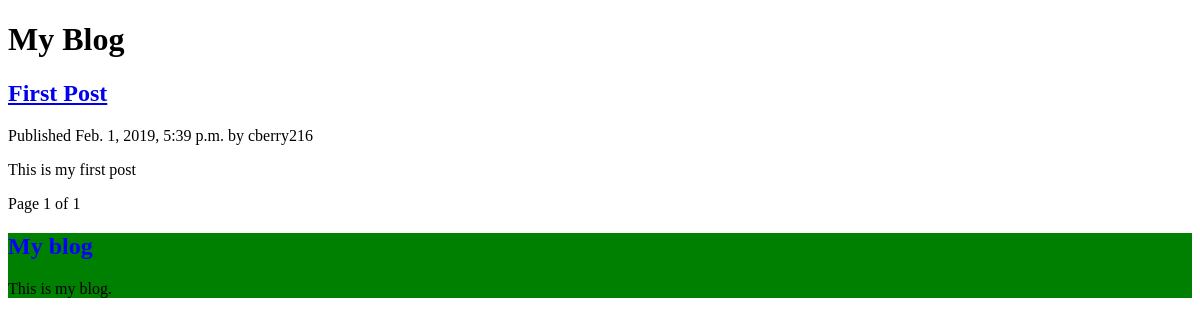
/blog/, run on an earlier commit of the app's database.
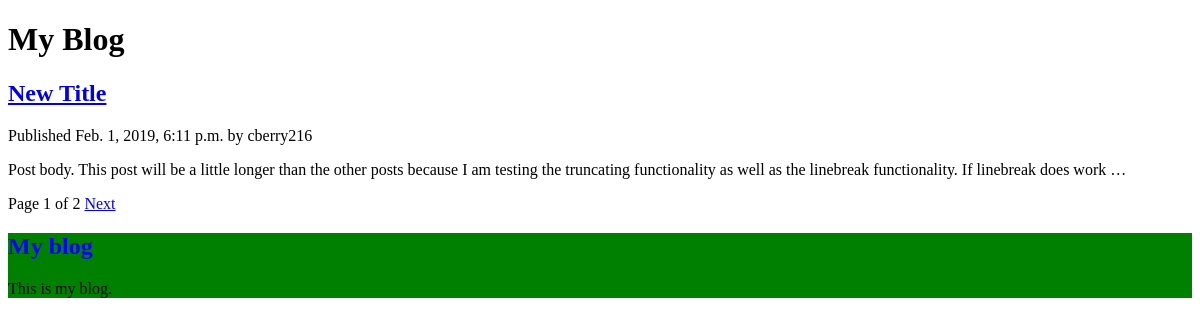
And on a later commit of the database.
### blog/models.py (models this page shows, shortened)
class Post(models.Model):
    STATUS_CHOICES = (
        ('draft', 'Draft'),
        ('published', 'Published'),
    )
    objects = models.Manager()                             # Default manager
    published = PublishedManager()                        # Custom manager for the Post model
    title = models.CharField(max_length=250)              # === VARCHAR()
    slug = models.SlugField(max_length=250,
                            unique_for_date='publish')    # Can't have same slug AND publish value
    author = models.ForeignKey(User,                      # Defines a many-to-one relationship
                               on_delete=models.CASCADE,  # If the user is deleted, all blog posts are deleted
                               related_name='blog_posts')  # Allows a backwards relationship (less code to write)
    body = models.TextField()
    publish = models.DateTimeField(default=timezone.now)  # Default value when created
    created = models.DateTimeField(auto_now_add=True)     # Sets the value to 'now' when object is CREATED
    updated = models.DateTimeField(auto_now=True)         # Sets the value to 'now' when object is UPDATED
    status = models.CharField(max_length=10,
                              choices=STATUS_CHOICES,
                              default='draft')
    class Meta:                                           # Metadata about the class
        ordering = ('-publish',)                          # How to order the results (by results in descending order)
    def get_absolute_url(self):
        return reverse("blog:post_detail",                # Allows constructing URLs by their name and optional parameters
                       args=[
                           self.publish.year,
                           self.publish.month,
                           self.publish.day,
                           self.slug
                       ])

### blog/views.py (the view)
# urls.py: path('', views.post_list, name='post_list'),
def post_list(request):                               # Request required for all views
    object_list = Post.published.all()
    paginator = Paginator(object_list, 1)             # Only 1 post per page
    page = request.GET.get('page')                    # Current page (integer)
    try:
        posts = paginator.page(page)
    except PageNotAnInteger:                          # If page is not an integer deliver the first page
        posts = paginator.page(1)
    except EmptyPage:                                 # If page is out of range deliver last page of results
        posts = paginator.page(paginator.num_pages)
    return render(request,
                  'blog/post/list.html',
                  {'page': page,
                   'posts': posts})                   # Context variables to be used within the page

### blog/models.py (called while the page is built)
    def get_queryset(self):
        return super(PublishedManager, self)\
            .get_queryset()\
            .filter(status='published')                   # Same query, but filtered only on 'published'

### blog/templates/blog/post/list.html (shortened to what this page needs)
{% extends "blog/base.html" %}
{% block content %}
<h1>My Blog</h1>
  {% for post in posts %}
  <h2>
    <a href="{{ post.get_absolute_url }}">{{ post.title }}</a>
  </h2>
  <p class="date">
    Published {{ post.publish }} by {{ post.author }}
  </p>
  {{ post.body | truncatewords:30 | linebreaks}}
  {% endfor %}
  {% include "blog/post/pagination.html" with page=posts %}
{% endblock  %}

What changed in the data, as far as the page shows it:
no longer on this page (row unchanged): Post: title "First Post", publish "Feb. 1, 2019, 5:39 p.m.", author "cberry216", body "This is my first post"
now on this page (row edited): Post: title "New Title", publish "Feb. 1, 2019, 6:11 p.m.", author "cberry216", body "Post body. This post will be a little longer than the other posts because I am testing the truncating functionality as well as the linebreak functionality. If linebreak does work …"
Also different on the page:
{{ page.paginator.num_pages }}: "1" → "2"
text now shown: "Next"
